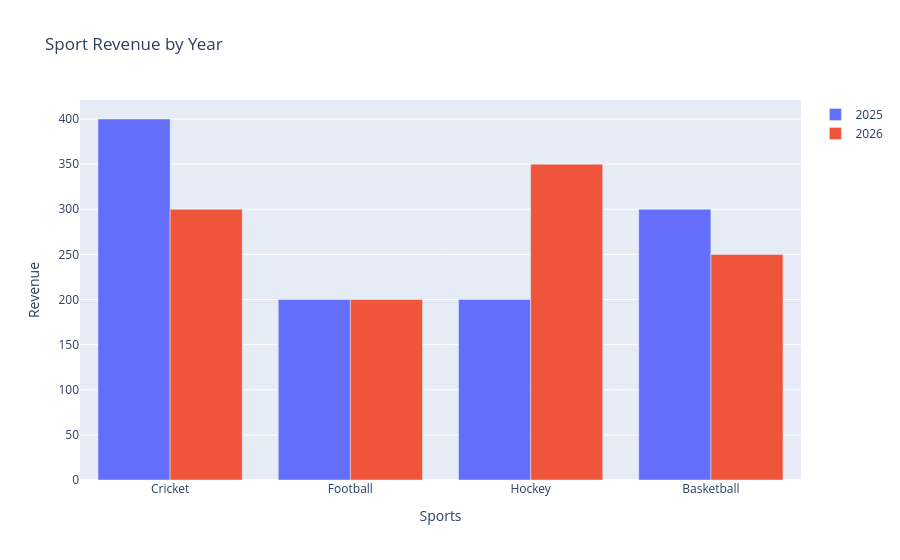

The cell this chart's notebook holds for it:
### Code cell
label = ['Cricket','Football','Hockey','Basketball']
revenue = [400,200,200,300]
trace1 = go.Bar(x = label, y=revenue, name='2025')
trace2=go.Bar(x=label, y = [300,200,350,250],name='2026')
layout = go.Layout(title='Sport Revenue by Year', xaxis_title = 'Sports', yaxis_title = 'Revenue')
go.Figure(data =[trace1, trace2], layout=layout)

### Figure 1 — Plotly figure (JSON) as saved in the notebook; plotly's stock layout.template omitted (floating-point values rounded to 4 significant figures)
{"data": [{"name": "2025", "type": "bar", "x": ["Cricket", "Football", "Hockey", "Basketball"], "y": [400, 200, 200, 300]}, {"name": "2026", "type": "bar", "x": ["Cricket", "Football", "Hockey", "Basketball"], "y": [300, 200, 350, 250]}], "layout": {"title": {"text": "Sport Revenue by Year"}, "xaxis": {"title": {"text": "Sports"}}, "yaxis": {"title": {"text": "Revenue"}}}}
